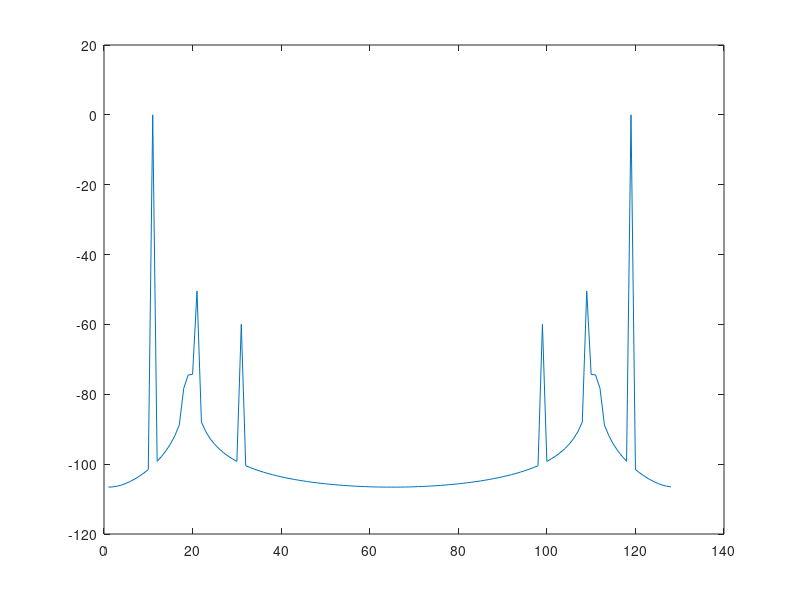

Here is the MATLAB script that generated this plot:
%///////////////////////////////////////
%// Demo of Non-Coherency Effect
%//////////////////////////////////////

clf;  % clear graphs
clear; % clear any data and/or variables

N=128;
w=2*pi;

%//////////////////////
% All Signals Coherent
%//////////////////////
m1=10.0;  % fundamental signal (10 cycles)
m2=20.0; % 2nd harmonic
m3=30.0; % 3rd harmonic
m4=17.0;  % spur 1
m5=18.0;  % spur 2

t=0:N-1;

y_fund=cos(w*t*m1/N);
y_harm1=.003*cos(w*t*m2/N);
y_harm2=.001*cos(w*t*m3/N);
y_spur1=.0001*cos(w*t*m4/N);
y_spur2=.0003*cos(w*t*m5/N);

y_total = y_fund + y_harm1 + y_harm2 + y_spur1 + y_spur2;
plot(y_total); % time domain of all signals
waitforbuttonpress;
clf;


yfreq=fft(y_total);
yabs=(2/N)*abs(yfreq); % take the absolute value

ypwr=20*log10(yabs); % Power

plot(ypwr);
waitforbuttonpress;
clf;

%//////////////////////
% Spur 2 Non-Coherent
%%////////////////////
m1=10.0;  % fundamental signal (10 cycles)
m2=20.0; % 2nd harmonic
m3=30.0; % 3rd harmonic
m4=17.0;  % spur 1
m5=18.5;  % spur 2

t=0:N-1;

y_fund=cos(w*t*m1/N);
y_harm1=.003*cos(w*t*m2/N);
y_harm2=.001*cos(w*t*m3/N);
y_spur1=.0001*cos(w*t*m4/N);
y_spur2=.0003*cos(w*t*m5/N);

y_total = y_fund + y_harm1 + y_harm2 + y_spur1 + y_spur2;
plot(y_total); % time domain of all signals
waitforbuttonpress;
clf;

yfreq=fft(y_total);

yabs=(2/N)*abs(yfreq); % take the absolute value

ypwr=20*log10(yabs); % Power

plot(ypwr);

